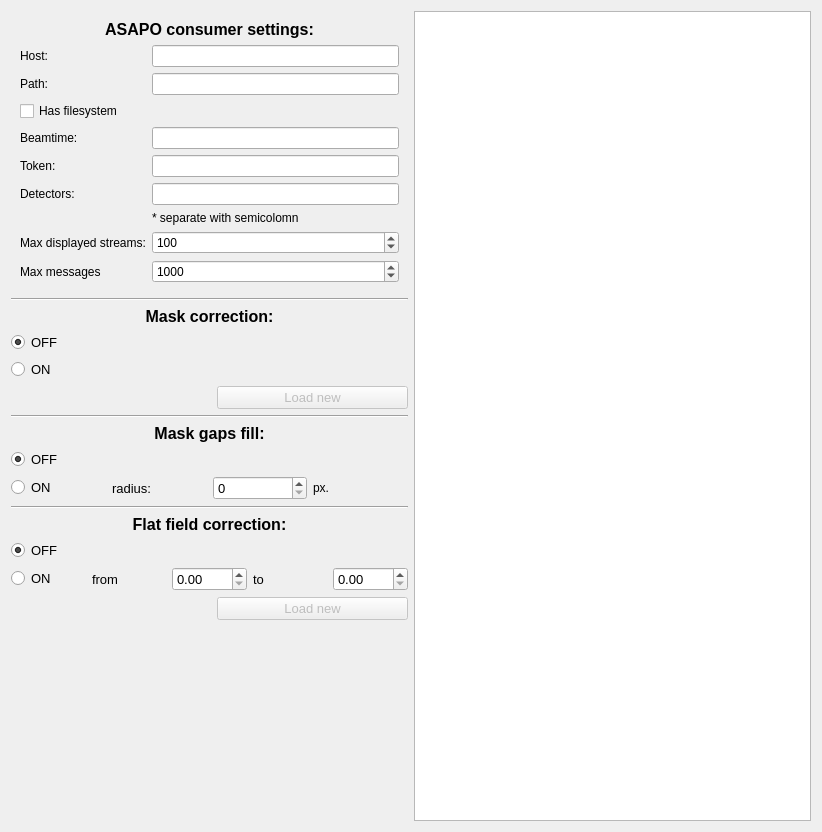
<?xml version="1.0" encoding="UTF-8"?>
<ui version="4.0">
 <class>ASAPOImageSetup</class>
 <widget class="QWidget" name="ASAPOImageSetup">
  <property name="geometry">
   <rect>
    <x>0</x>
    <y>0</y>
    <width>822</width>
    <height>832</height>
   </rect>
  </property>
  <property name="windowTitle">
   <string>Form</string>
  </property>
  <layout class="QHBoxLayout" name="horizontalLayout">
   <item>
    <layout class="QVBoxLayout" name="verticalLayout">
     <item>
      <widget class="QFrame" name="frame">
       <layout class="QGridLayout" name="gridLayout_7">
        <item row="1" column="0">
         <widget class="QLabel" name="label_5">
          <property name="text">
           <string>Host:</string>
          </property>
         </widget>
        </item>
        <item row="7" column="1">
         <widget class="QLabel" name="label_14">
          <property name="text">
           <string>* separate with semicolomn</string>
          </property>
         </widget>
        </item>
        <item row="8" column="0">
         <widget class="QLabel" name="label_15">
          <property name="text">
           <string>Max displayed streams:</string>
          </property>
         </widget>
        </item>
        <item row="9" column="1">
         <widget class="QSpinBox" name="sp_max_messages">
          <property name="maximum">
           <number>100000</number>
          </property>
          <property name="value">
           <number>1000</number>
          </property>
         </widget>
        </item>
        <item row="1" column="1">
         <widget class="QLineEdit" name="le_host"/>
        </item>
        <item row="9" column="0">
         <widget class="QLabel" name="label_16">
          <property name="text">
           <string>Max messages</string>
          </property>
         </widget>
        </item>
        <item row="5" column="1">
         <widget class="QLineEdit" name="le_token"/>
        </item>
        <item row="5" column="0">
         <widget class="QLabel" name="label_8">
          <property name="text">
           <string>Token:</string>
          </property>
         </widget>
        </item>
        <item row="6" column="1">
         <widget class="QLineEdit" name="le_detectors"/>
        </item>
        <item row="4" column="1">
         <widget class="QLineEdit" name="le_beamtime"/>
        </item>
        <item row="8" column="1">
         <widget class="QSpinBox" name="sp_max_streams">
          <property name="maximum">
           <number>100000</number>
          </property>
          <property name="value">
           <number>100</number>
          </property>
         </widget>
        </item>
        <item row="6" column="0">
         <widget class="QLabel" name="label_12">
          <property name="text">
           <string>Detectors:</string>
          </property>
         </widget>
        </item>
        <item row="3" column="0">
         <widget class="QCheckBox" name="chk_filesystem">
          <property name="text">
           <string>Has filesystem</string>
          </property>
         </widget>
        </item>
        <item row="2" column="1">
         <widget class="QLineEdit" name="le_path"/>
        </item>
        <item row="2" column="0">
         <widget class="QLabel" name="label_13">
          <property name="frameShape">
           <enum>QFrame::NoFrame</enum>
          </property>
          <property name="text">
           <string>Path:</string>
          </property>
         </widget>
        </item>
        <item row="4" column="0">
         <widget class="QLabel" name="label_7">
          <property name="text">
           <string>Beamtime:</string>
          </property>
         </widget>
        </item>
        <item row="0" column="0" colspan="2">
         <widget class="QLabel" name="label_4">
          <property name="font">
           <font>
            <pointsize>12</pointsize>
            <weight>75</weight>
            <bold>true</bold>
           </font>
          </property>
          <property name="text">
           <string>ASAPO consumer settings:</string>
          </property>
          <property name="alignment">
           <set>Qt::AlignCenter</set>
          </property>
         </widget>
        </item>
       </layout>
      </widget>
     </item>
     <item>
      <widget class="Line" name="line_2">
       <property name="orientation">
        <enum>Qt::Horizontal</enum>
       </property>
      </widget>
     </item>
     <item>
      <widget class="QLabel" name="label">
       <property name="font">
        <font>
         <pointsize>12</pointsize>
         <weight>75</weight>
         <bold>true</bold>
        </font>
       </property>
       <property name="text">
        <string>Mask correction:</string>
       </property>
       <property name="alignment">
        <set>Qt::AlignCenter</set>
       </property>
      </widget>
     </item>
     <item>
      <widget class="QRadioButton" name="rb_mask_off">
       <property name="font">
        <font>
         <pointsize>10</pointsize>
        </font>
       </property>
       <property name="text">
        <string>OFF</string>
       </property>
       <property name="checked">
        <bool>true</bool>
       </property>
       <attribute name="buttonGroup">
        <string notr="true">bg_mask_option</string>
       </attribute>
      </widget>
     </item>
     <item>
      <widget class="QRadioButton" name="rb_mask_on">
       <property name="font">
        <font>
         <pointsize>10</pointsize>
        </font>
       </property>
       <property name="text">
        <string>ON</string>
       </property>
       <attribute name="buttonGroup">
        <string notr="true">bg_mask_option</string>
       </attribute>
      </widget>
     </item>
     <item>
      <layout class="QHBoxLayout" name="horizontalLayout_2">
       <item>
        <widget class="QLabel" name="lb_mask_file">
         <property name="minimumSize">
          <size>
           <width>200</width>
           <height>0</height>
          </size>
         </property>
         <property name="text">
          <string/>
         </property>
        </widget>
       </item>
       <item>
        <widget class="QPushButton" name="but_load_mask">
         <property name="enabled">
          <bool>false</bool>
         </property>
         <property name="font">
          <font>
           <pointsize>10</pointsize>
          </font>
         </property>
         <property name="text">
          <string>Load new</string>
         </property>
        </widget>
       </item>
      </layout>
     </item>
     <item>
      <widget class="Line" name="line">
       <property name="orientation">
        <enum>Qt::Horizontal</enum>
       </property>
      </widget>
     </item>
     <item>
      <widget class="QLabel" name="label_9">
       <property name="font">
        <font>
         <pointsize>12</pointsize>
         <weight>75</weight>
         <bold>true</bold>
        </font>
       </property>
       <property name="text">
        <string>Mask gaps fill:</string>
       </property>
       <property name="alignment">
        <set>Qt::AlignCenter</set>
       </property>
      </widget>
     </item>
     <item>
      <widget class="QRadioButton" name="rb_fill_off">
       <property name="font">
        <font>
         <pointsize>10</pointsize>
        </font>
       </property>
       <property name="text">
        <string>OFF</string>
       </property>
       <property name="checked">
        <bool>true</bool>
       </property>
       <attribute name="buttonGroup">
        <string notr="true">bg_fill_option</string>
       </attribute>
      </widget>
     </item>
     <item>
      <layout class="QHBoxLayout" name="horizontalLayout_9">
       <item>
        <widget class="QRadioButton" name="rb_fill_on">
         <property name="font">
          <font>
           <pointsize>10</pointsize>
          </font>
         </property>
         <property name="text">
          <string>ON</string>
         </property>
         <attribute name="buttonGroup">
          <string notr="true">bg_fill_option</string>
         </attribute>
        </widget>
       </item>
       <item>
        <widget class="QLabel" name="label_10">
         <property name="font">
          <font>
           <pointsize>10</pointsize>
          </font>
         </property>
         <property name="text">
          <string>radius:</string>
         </property>
        </widget>
       </item>
       <item>
        <widget class="QSpinBox" name="sb_fill">
         <property name="font">
          <font>
           <pointsize>10</pointsize>
          </font>
         </property>
        </widget>
       </item>
       <item>
        <widget class="QLabel" name="label_11">
         <property name="text">
          <string>px.</string>
         </property>
        </widget>
       </item>
      </layout>
     </item>
     <item>
      <widget class="Line" name="line_5">
       <property name="orientation">
        <enum>Qt::Horizontal</enum>
       </property>
      </widget>
     </item>
     <item>
      <widget class="QLabel" name="label_2">
       <property name="font">
        <font>
         <pointsize>12</pointsize>
         <weight>75</weight>
         <bold>true</bold>
        </font>
       </property>
       <property name="text">
        <string>Flat field correction:</string>
       </property>
       <property name="alignment">
        <set>Qt::AlignCenter</set>
       </property>
      </widget>
     </item>
     <item>
      <widget class="QRadioButton" name="rb_ff_off">
       <property name="font">
        <font>
         <pointsize>10</pointsize>
        </font>
       </property>
       <property name="text">
        <string>OFF</string>
       </property>
       <property name="checked">
        <bool>true</bool>
       </property>
       <attribute name="buttonGroup">
        <string notr="true">bg_ff_option</string>
       </attribute>
      </widget>
     </item>
     <item>
      <layout class="QHBoxLayout" name="horizontalLayout_7">
       <item>
        <widget class="QRadioButton" name="rb_ff_on">
         <property name="font">
          <font>
           <pointsize>10</pointsize>
          </font>
         </property>
         <property name="text">
          <string>ON</string>
         </property>
         <attribute name="buttonGroup">
          <string notr="true">bg_ff_option</string>
         </attribute>
        </widget>
       </item>
       <item>
        <widget class="QLabel" name="label_3">
         <property name="font">
          <font>
           <pointsize>10</pointsize>
          </font>
         </property>
         <property name="text">
          <string>from</string>
         </property>
        </widget>
       </item>
       <item>
        <widget class="QDoubleSpinBox" name="dsb_ff_from">
         <property name="font">
          <font>
           <pointsize>10</pointsize>
          </font>
         </property>
        </widget>
       </item>
       <item>
        <widget class="QLabel" name="label_6">
         <property name="font">
          <font>
           <pointsize>10</pointsize>
          </font>
         </property>
         <property name="text">
          <string>to</string>
         </property>
        </widget>
       </item>
       <item>
        <widget class="QDoubleSpinBox" name="dsb_ff_to">
         <property name="font">
          <font>
           <pointsize>10</pointsize>
          </font>
         </property>
        </widget>
       </item>
      </layout>
     </item>
     <item>
      <layout class="QHBoxLayout" name="horizontalLayout_3">
       <item>
        <widget class="QLabel" name="lb_ff_file">
         <property name="minimumSize">
          <size>
           <width>200</width>
           <height>0</height>
          </size>
         </property>
         <property name="text">
          <string/>
         </property>
        </widget>
       </item>
       <item>
        <widget class="QPushButton" name="but_load_ff">
         <property name="enabled">
          <bool>false</bool>
         </property>
         <property name="font">
          <font>
           <pointsize>10</pointsize>
          </font>
         </property>
         <property name="text">
          <string>Load new</string>
         </property>
        </widget>
       </item>
      </layout>
     </item>
     <item>
      <spacer name="verticalSpacer">
       <property name="orientation">
        <enum>Qt::Vertical</enum>
       </property>
       <property name="sizeHint" stdset="0">
        <size>
         <width>20</width>
         <height>40</height>
        </size>
       </property>
      </spacer>
     </item>
    </layout>
   </item>
   <item>
    <widget class="GraphicsView" name="gv_main">
     <property name="autoFillBackground">
      <bool>false</bool>
     </property>
     <property name="styleSheet">
      <string notr="true"/>
     </property>
    </widget>
   </item>
  </layout>
 </widget>
 <customwidgets>
  <customwidget>
   <class>GraphicsView</class>
   <extends>QGraphicsView</extends>
   <header>pyqtgraph</header>
  </customwidget>
 </customwidgets>
 <resources/>
 <connections/>
 <buttongroups>
  <buttongroup name="bg_mask_option"/>
  <buttongroup name="bg_ff_option"/>
  <buttongroup name="bg_fill_option"/>
 </buttongroups>
</ui>
